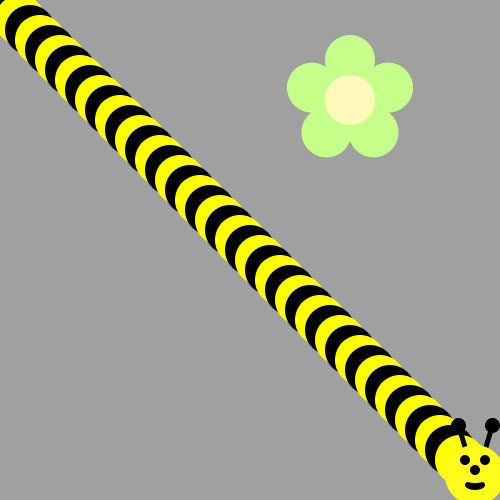
Frame 1 (no input)
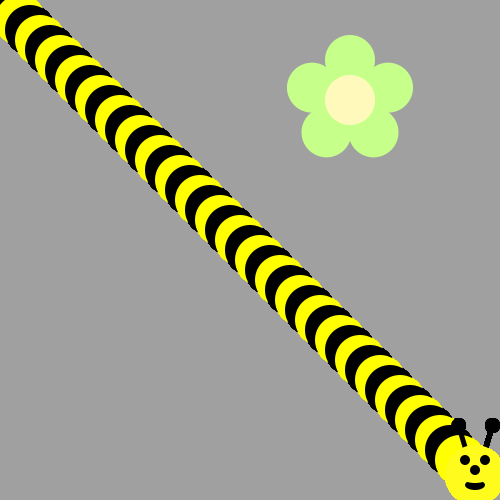
Frame 60 (the mouse pressed at the canvas centre just before this capture)
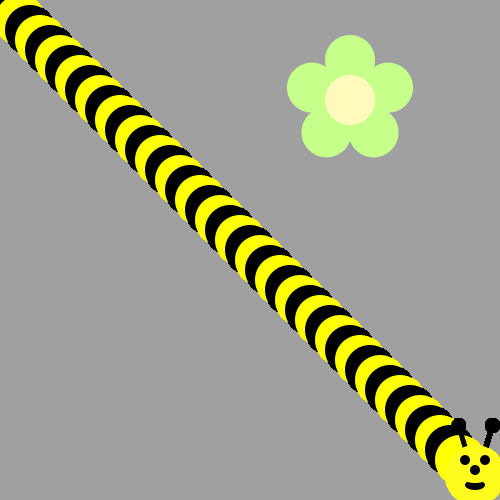
Frame 120 (the mouse held since frame 60 and released just before this capture)

The Processing sketch that drew these frames (run headless with seeded random() and noise(); from frame 60 on, the mouse is pressed at the canvas centre):

// Processing sketch: bumble_bee
// ── bumble_bee.pde

void setup() {
     ellipseMode(CENTER);
     size(500, 500);
     background(160, 160, 160);
     drawFlower(350, 100);
}

void draw() {
  
// First run the program and you should see a flower.  
  for(int p0s = 0; p0s<470; p0s+=10) {
  int c0lor =0;
  if (p0s%20==0) {
    c0lor =255;
  }
  fill(c0lor,c0lor,0);
  ellipse(p0s,p0s,50,50);
  }
  drawBeeFace(475,475);
/* Then, use a loop to make a body for the Bee! 
(see the image on the recipe, it's a diagonal line of circles)
Use remainder to make the colors alternate between yellow and black
*/



/*
Now put his head on using drawBeeFace(x,y)
*/

}

/**************   Use these methods but  DON'T CHANGE THE CODE BELOW  **************/

void drawFlower(int x, int y) {
     noStroke();
     translate(x, y);
     // draw 5 petals, rotating after each one
     fill(#c6ff89);      // green
      for (int i = 0; i < 5; i++) {
           ellipse(0, -40, 50, 50);
          rotate(radians(72));
     }
     fill(#fff9bb); // light yellow
     ellipse(0, 0, 50, 50);
} 
void drawBeeFace(int BeeFaceX, int BeeFaceY) {
     noStroke();
     fill(0, 0, 0);
     stroke(1);
     strokeWeight(5);
     line(BeeFaceX-10, BeeFaceY-27, BeeFaceX-17, BeeFaceY-50);
     line(BeeFaceX+10, BeeFaceY-27, BeeFaceX+17, BeeFaceY-50);
     ellipse(BeeFaceX-17, BeeFaceY-50, 10, 10);
     ellipse(BeeFaceX+17, BeeFaceY-50, 10, 10);
     noStroke();
     fill(255, 251, 28);
     ellipse(BeeFaceX, BeeFaceY, 60, 60); // face
     fill(255, 237, 209);
     fill(0,0,0);
      ellipse(BeeFaceX-10, BeeFaceY-15, 10, 10); // eyes
     ellipse(BeeFaceX+10, BeeFaceY-15, 10, 10);
      ellipse(BeeFaceX, BeeFaceY-5, 10, 10); // nose
      ellipse(BeeFaceX, BeeFaceY+10, 20, 10);// mouth
     fill(255, 251, 28);
     ellipse(BeeFaceX, BeeFaceY+5, 20, 6);
}
